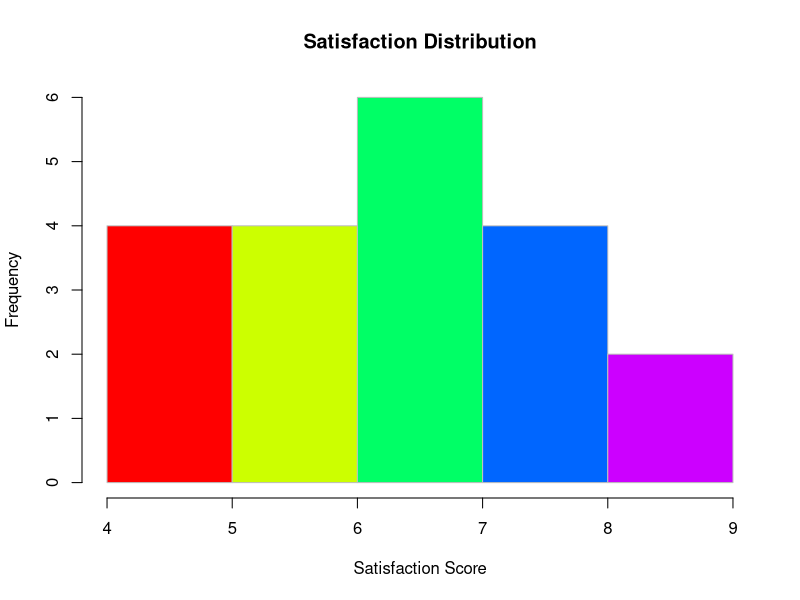
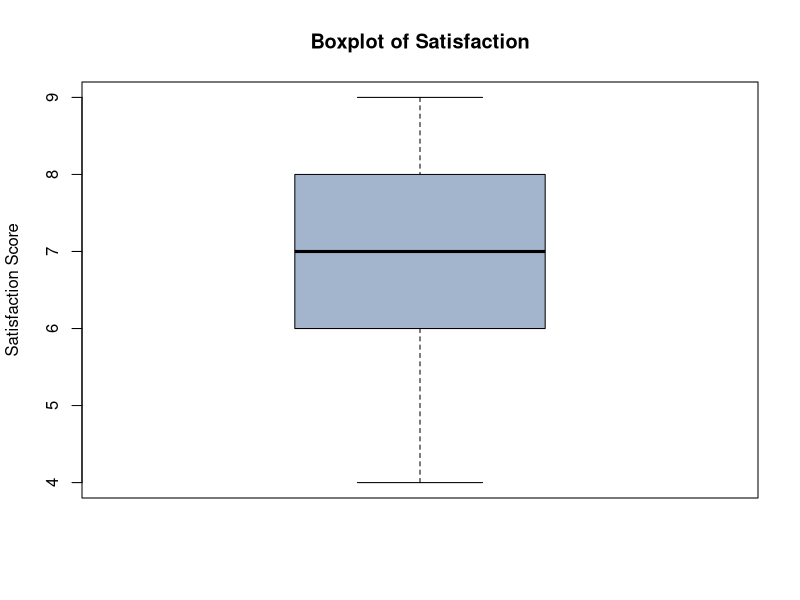
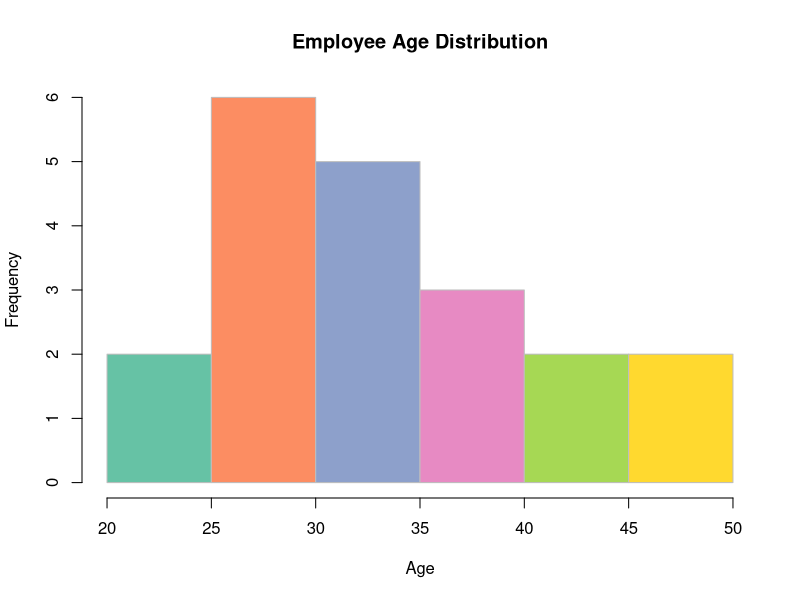
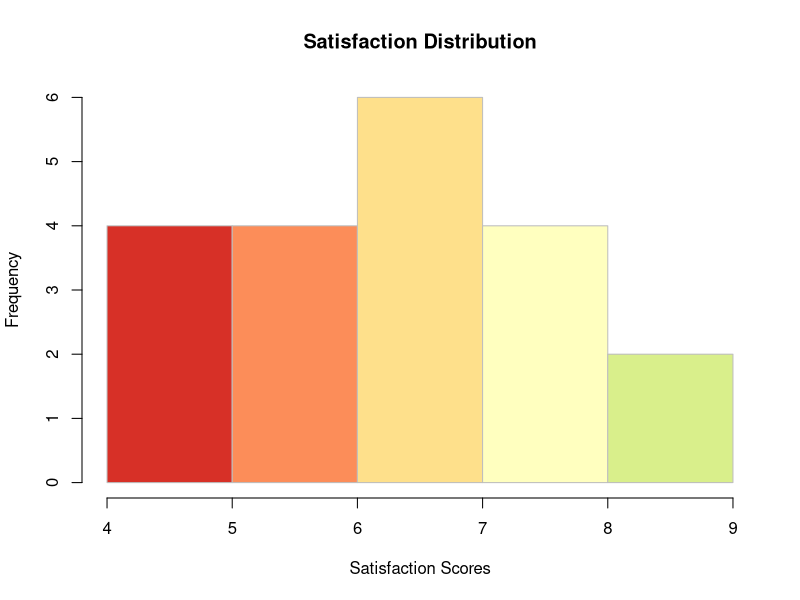
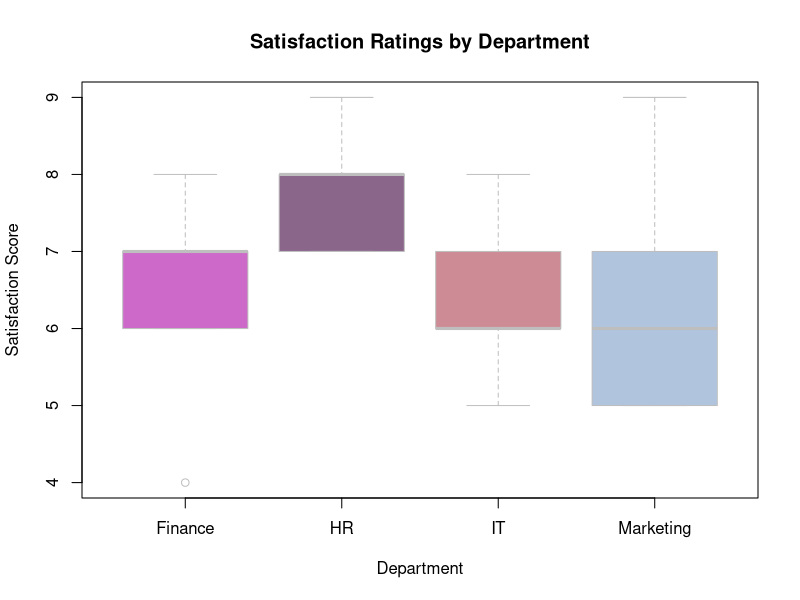
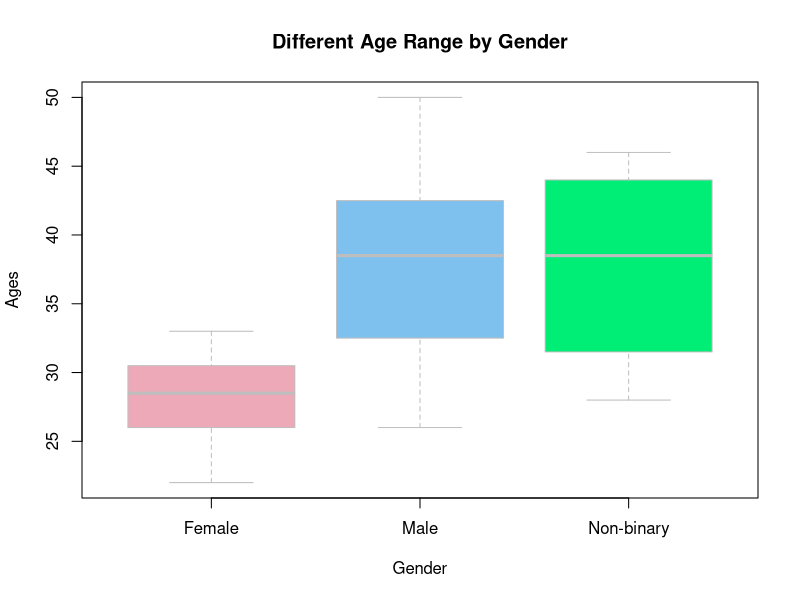
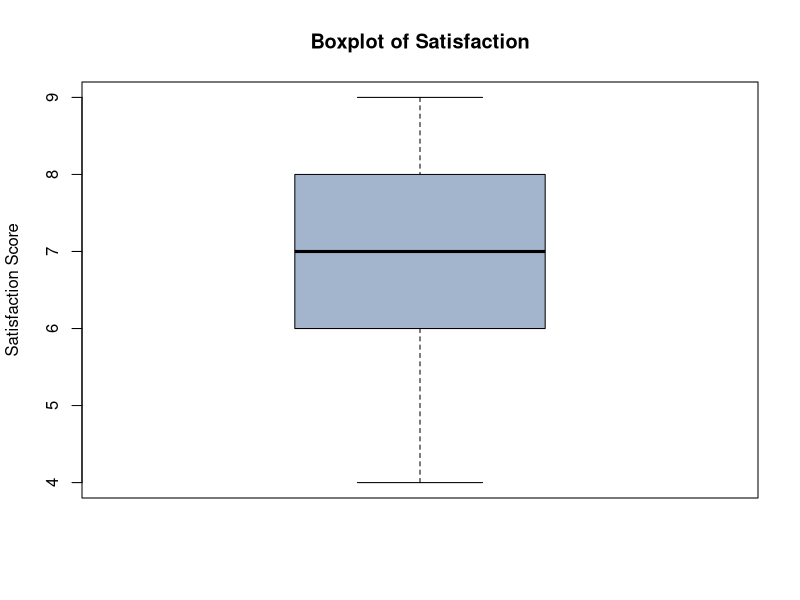

These charts were generated, in order, by the following R code:
## ---- chunk 1
library(tidyverse)
library(readxl)
library(here)
knitr::opts_knit$set(root.dir = here::here())
SatisfactionSurvey <- read_excel(here("data", "SatisfactionSurvey.xlsx"))

## ---- chunk 2
# Question 1 & 2
# Q1: Mean and Median of Satisfaction Ratings
# Q2: Find the average age of someone working in HR

# Extracts the satisfaction column from our data set creating vector now referred to as "Sat"
Sat<-SatisfactionSurvey$Satisfaction

# Creating a vector containing the ages of those in the HR Department
HR_Ages<- SatisfactionSurvey$Age[SatisfactionSurvey$Department == "HR"]

# Average age of those in the HR department
mean(HR_Ages)

# Calculates the mean and median of the Satisfaction variable
mean(Sat)
median(Sat)

# Creates a histogram and boxplot displaying Satisfaction scores
hist(Sat,
     col = rainbow(5),
     border = "grey",
     main = "Satisfaction Distribution",
     xlab = "Satisfaction Score"
  )

boxplot(Sat,
        col = "lightsteelblue3",
        border = "black",
        main = "Boxplot of Satisfaction",
        ylab = "Satisfaction Score"
  )

## ---- chunk 3
# Question 3

# Extracts the satisfaction from our data set creating vector now referred to as "Sat"
Sat <- SatisfactionSurvey

# Creates a matrix containing columns Age and Satisfaction scores
Age_Sat_Matrix <- as.matrix(Sat[, c("Age", "Satisfaction")])


Age_Mean_Sat <- tapply(Age_Sat_Matrix[, 2],
                       Age_Sat_Matrix[, 1],
                       mean,na.rm = TRUE)

# Creates data frame using our matrix
Age_Mean_Sat_df <- data.frame(
                   Age = as.numeric(names(Age_Mean_Sat)),
                   "Mean Satisfaction" = as.numeric(Age_Mean_Sat)
)

# Makes a cleaner version of our data
names(Age_Mean_Sat_df) <- c("Age", "Mean Satisfaction")

# Displays data frame
Age_Mean_Sat_df

## ---- chunk 4
# Question 4

# Keeps full data set
Sat <- SatisfactionSurvey

# Mean Satisfaction per Department
Department_Mean_Sat <- tapply(Sat$Satisfaction, 
                               Sat$Department,
                               mean,na.rm = TRUE)

# Convert to matrix with departments as columns
Department_Sat_Matrix <- matrix(Department_Mean_Sat,
                                nrow = 1,
                                dimnames = list(NULL, names(Department_Mean_Sat)))

# Transposes matrix into departments as rows
Department_Sat_Matrix_T <- t(Department_Sat_Matrix)

# Rename column name for clarity
colnames(Department_Sat_Matrix_T) <- c("Mean Satisfaction")

# View Matrix
Department_Sat_Matrix_T

## ---- chunk 5
# Question 5 & 6

# Keeps full data set
Sat <- SatisfactionSurvey

# Columns and Rows of data set
dim(Sat)
nrow(Sat)
ncol(Sat)

# Converting values to factors
Sat$Gender <- as.factor(Sat$Gender)
Sat$Department <- as.factor(Sat$Department)

# Summary of columns
message("Demographics: Gender and Department Demographics")
summary(Sat$Gender)
summary(Sat$Department)

# Mean of filtered data
message("Average Satisfaction for individuals aged 30-40")
Filtered_Sat <- Sat[Sat$Age >= 30 & Sat$Age <= 40, ]
mean(Filtered_Sat$Satisfaction, na.rm = TRUE)

## ---- chunk 6
# Question 7 & 8

library(RColorBrewer)

# Keeps full data set
Sat <- SatisfactionSurvey

# Making the Histogram
hist(Sat$Age,
     col = brewer.pal(8, "Set2"),
     border = "grey",
     main = "Employee Age Distribution",
     xlab = "Age"
)

hist(Sat$Satisfaction,
     col = brewer.pal(7, "RdYlGn"),
     border = "grey",
     main = "Satisfaction Distribution",
     xlab = "Satisfaction Scores"
)

## ---- chunk 7
# Question 9-12

# Keeps full data set
Sat <- SatisfactionSurvey

# Satisfaction across Departments
boxplot(Satisfaction ~ Department,
        data = Sat,
        col = c("orchid3", "plum4", "lightpink3", "lightsteelblue"),
        border = "grey",
        main = "Satisfaction Ratings by Department",
        xlab = "Department",
        ylab = "Satisfaction Score"
)

#Age Distribution across Gender
boxplot(Sat$Age ~ Sat$Gender,
        data = Sat,
        col = c("pink2", "skyblue2", "springgreen2"),
        border = "grey",
        main = "Different Age Range by Gender",
        xlab = "Gender",
        ylab = "Ages"
)

# Overall Satisfaction Scores
boxplot(Sat$Satisfaction,
        col = "lightsteelblue3",
        border = "black",
        main = "Boxplot of Satisfaction",
        ylab = "Satisfaction Score"
)

# Explaining findings- overall satisfaction
message("IQR and Outliers")
cat("Satisfaction Scores:",
    "\nIQR:", IQR(Sat$Satisfaction, na.rm = TRUE),
    "\nQ1: 6, Q3: 8",
    "\nRange: 3-11")

# Explaining Satisfaction per Department
cat("\nSatisfaction Scores per Department:",
    "\nIQR per Department:\n")

# breakdown per department
tapply(Sat$Satisfaction, Sat$Department, IQR, na.rm = TRUE)
cat("Ranges per Department:",
    "\nFinance & IT : 4.5-8.5",
    "\nHR: 5.5-9.5",
    "\nMarketing: 2-9")

